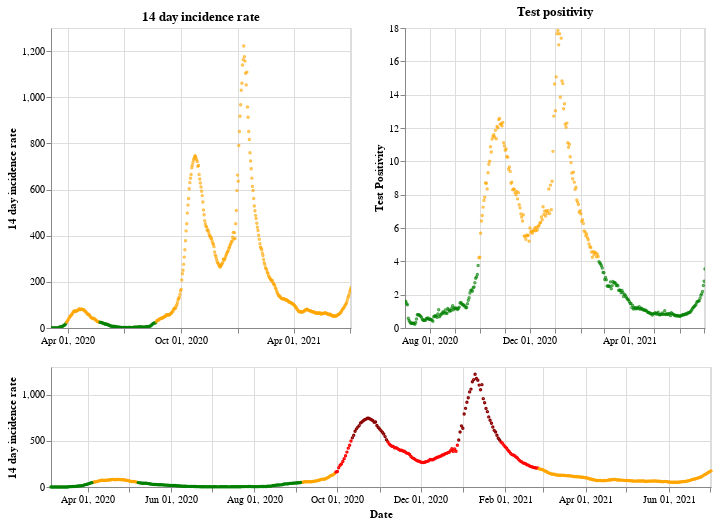

Write notebook code for a chart like this one.
### Markdown cell above
## Northern Ireland

### Code cell
plot_traffic_light('Northern Ireland')

### Figure 1 — Vega-Lite specification as saved in the notebook (floating-point values rounded to 4 significant figures; data arrays with more than 128 entries replaced by an {"elided": "..."} marker saying what was removed)
{"config": {"view": {"continuousWidth": 400, "continuousHeight": 300}}, "vconcat": [{"hconcat": [{"mark": {"type": "point", "size": 2}, "encoding": {"color": {"condition": {"value": "green", "test": "(datum.twoWeeklyCasesRate <= 25)"}, "value": "orange"}, "tooltip": [{"type": "nominal", "field": "areaName"}, {"type": "temporal", "field": "date"}, {"type": "quantitative", "field": "twoWeeklyCasesRate"}, {"type": "quantitative", "field": "testPositivity"}], "x": {"type": "temporal", "axis": {"title": ""}, "field": "date", "scale": {"domain": {"selection": "DateBrush"}}, "timeUnit": "yearmonthdate"}, "y": {"type": "quantitative", "axis": {"title": "14 day incidence rate"}, "field": "twoWeeklyCasesRate"}}, "title": "14 day incidence rate", "width": 300}, {"mark": {"type": "point", "size": 2}, "encoding": {"color": {"condition": {"value": "green", "test": "(datum.testPositivity <= 4)"}, "value": "orange"}, "tooltip": [{"type": "nominal", "field": "areaName"}, {"type": "temporal", "field": "date"}, {"type": "quantitative", "field": "twoWeeklyCasesRate"}, {"type": "quantitative", "field": "testPositivity"}], "x": {"type": "temporal", "axis": {"title": ""}, "field": "date", "scale": {"domain": {"selection": "DateBrush"}}, "timeUnit": "yearmonthdate"}, "y": {"type": "quantitative", "axis": {"title": "Test Positivity"}, "field": "testPositivity"}}, "title": "Test positivity", "width": 300}]}, {"layer": [{"mark": {"type": "point", "size": 2}, "encoding": {"color": {"condition": {"value": "orange", "test": "(((datum.testPositivity < 4) && (datum.twoWeeklyCasesRate >= 50)) && (datum.twoWeeklyCasesRate < 200))"}, "value": "red"}, "opacity": {"condition": {"value": 1, "test": "((datum.twoWeeklyCasesRate >= 50) && (datum.twoWeeklyCasesRate < 500))"}, "value": 0}, "tooltip": [{"type": "nominal", "field": "areaName"}, {"type": "temporal", "field": "date"}, {"type": "quantitative", "field": "twoWeeklyCasesRate"}, {"type": "quantitative", "field": "testPositivity"}], "x": {"type": "temporal", "axis": {"title": "Date"}, "field": "date", "timeUnit": "yearmonthdate"}, "y": {"type": "quantitative", "axis": {"title": "14 day incidence rate"}, "field": "twoWeeklyCasesRate"}}, "selection": {"DateBrush": {"type": "interval", "encodings": ["x"], "fields": ["Time"]}}}, {"mark": {"type": "point", "size": 2}, "encoding": {"color": {"value": "darkred"}, "opacity": {"condition": {"value": 1, "test": "(datum.twoWeeklyCasesRate >= 500)"}, "value": 0}, "tooltip": [{"type": "nominal", "field": "areaName"}, {"type": "temporal", "field": "date"}, {"type": "quantitative", "field": "twoWeeklyCasesRate"}, {"type": "quantitative", "field": "testPositivity"}], "x": {"type": "temporal", "axis": {"title": "Date"}, "field": "date", "timeUnit": "yearmonthdate"}, "y": {"type": "quantitative", "axis": {"title": "14 day incidence rate"}, "field": "twoWeeklyCasesRate"}}}, {"mark": {"type": "point", "size": 2}, "encoding": {"color": {"condition": {"value": "green", "test": "((datum.testPositivity < 4) && (datum.twoWeeklyCasesRate < 50))"}, "value": "orange"}, "opacity": {"condition": {"value": 1, "test": "(datum.twoWeeklyCasesRate < 50)"}, "value": 0}, "tooltip": [{"type": "nominal", "field": "areaName"}, {"type": "temporal", "field": "date"}, {"type": "quantitative", "field": "twoWeeklyCasesRate"}, {"type": "quantitative", "field": "testPositivity"}], "x": {"type": "temporal", "axis": {"title": "Date"}, "field": "date", "timeUnit": "yearmonthdate"}, "y": {"type": "quantitative", "axis": {"title": "14 day incidence rate"}, "field": "twoWeeklyCasesRate"}}}], "height": 120, "width": 660}], "data": {"name": "data-7884762b62e8b573e3fc54672f341736"}, "$schema": "https://vega.github.io/schema/vega-lite/v4.8.1.json", "datasets": {"data-7884762b62e8b573e3fc54672f341736": {"elided": "485 records"}}}
